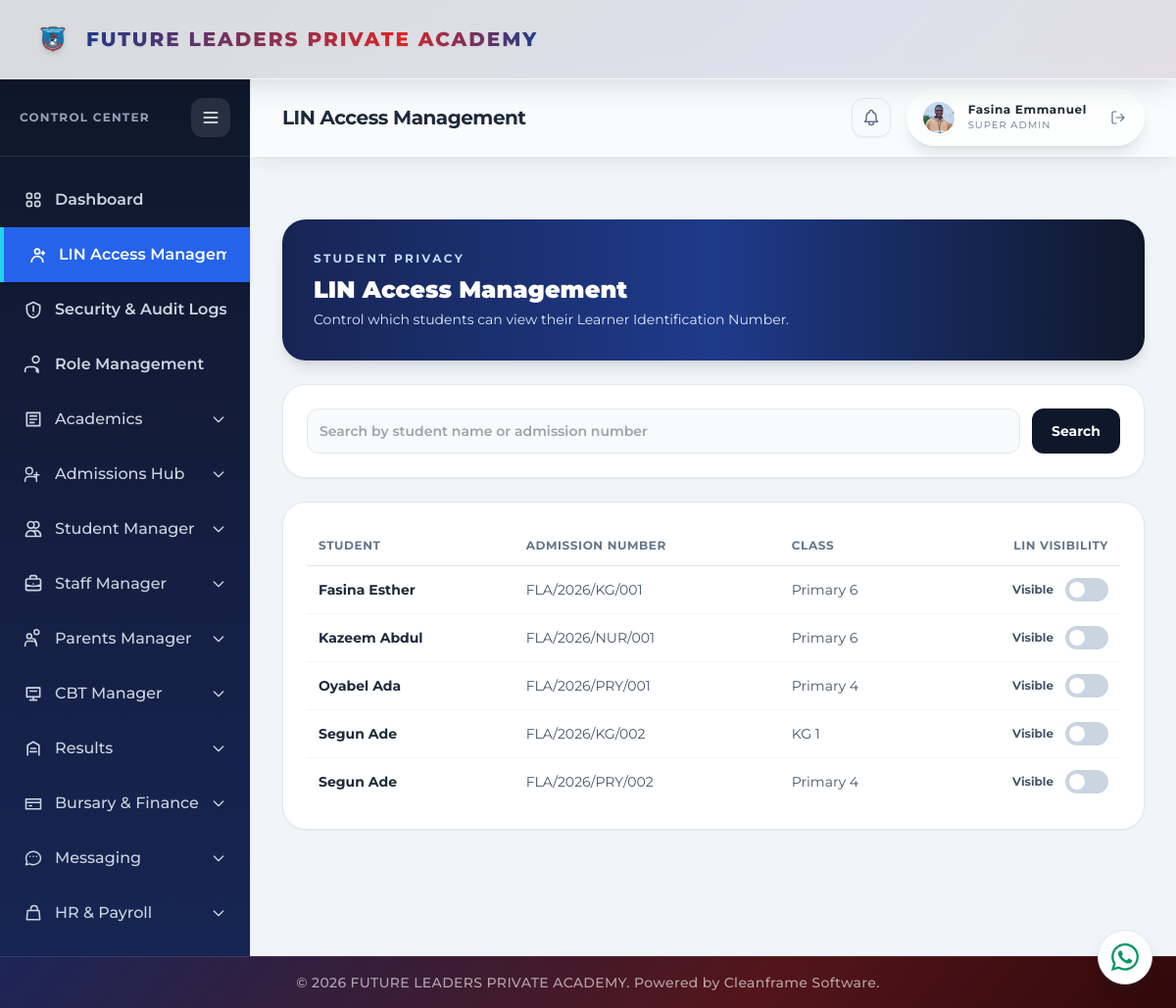
The app's page /lin-access-management/ (signed in) with its own data.
### portal/models.py (models this page shows, shortened)
class Student(models.Model):
    SEX_CHOICES = [
        ('Male', 'Male'),
        ('Female', 'Female'),
    ]
    PROGRAM_CHOICES = [
        ('Kindergarten (KG)', 'Kindergarten (KG)'),
        ('Nursery (NUR)', 'Nursery (NUR)'),
        ('Primary (PRY)', 'Primary (PRY)'),
    ]
    RELIGION_CHOICES = [
        ('Christianity', 'Christianity'),
        ('Islam', 'Islam'),
        ('Other', 'Other'),
    ]
    STATUS_CHOICES = [
        ('Active', 'Active'),
        ('Student', 'Student'),
        ('Transferred', 'Transferred'),
        ('Expelled', 'Expelled'),
        ('Graduated', 'Graduated'),
    ]
    student_id = models.CharField(max_length=100, unique=True, blank=True)
    lin = models.CharField(max_length=50, unique=True, blank=True, null=True)
    is_lin_visible = models.BooleanField(default=False)
    first_name = models.CharField(max_length=50)
    last_name = models.CharField(max_length=50, verbose_name='Surname')
    other_name = models.CharField(max_length=50, blank=True, null=True)
    sex = models.CharField(max_length=100, choices=SEX_CHOICES)
    date_of_birth = models.DateField()
    state_of_origin = models.CharField(max_length=50)
    lga_of_origin = models.CharField(max_length=50)
    program = models.CharField(max_length=50, choices=PROGRAM_CHOICES)
    current_class = models.ForeignKey('ClassRoom', on_delete=models.SET_NULL, null=True, blank=True, related_name='students')
    passport = models.ImageField(upload_to='student_passports/', max_length=255, blank=True, null=True)
    physically_challenged = models.BooleanField(default=False)
    phone_number = models.CharField(max_length=100, blank=True, null=True)
    religion = models.CharField(max_length=100, choices=RELIGION_CHOICES, blank=True, null=True)
    email = models.EmailField(blank=True, null=True)
    status = models.CharField(max_length=100, choices=STATUS_CHOICES, default='Student')
    date_enrolled = models.DateField(auto_now_add=True)
    consecutive_absence_flag = models.BooleanField(default=False)
    teacher_comment = models.TextField(blank=True, default='')
    parent = models.ForeignKey('Parent', on_delete=models.SET_NULL, null=True, blank=True, related_name='children')
    user = models.OneToOneField(settings.AUTH_USER_MODEL, on_delete=models.SET_NULL, null=True, blank=True, related_name='student_record')

class ClassRoom(models.Model):
    SECTION_CHOICES = [
        ('KG', 'Kindergarten'),
        ('Nursery', 'Nursery'),
        ('Primary', 'Primary'),
    ]
    name = models.CharField(max_length=50, unique=True)  # e.g., "Primary 4", "KG 2"
    section = models.CharField(max_length=100, choices=SECTION_CHOICES)
    level_number = models.IntegerField(null=True, blank=True) # e.g., 1, 2, 3, 4, 6 (skipping 5)
    sequence = models.IntegerField(null=True, blank=True)
    is_terminal = models.BooleanField(default=False)
    next_class = models.ForeignKey('self', on_delete=models.SET_NULL, null=True, blank=True, related_name='previous_classes')
    class_teacher = models.ForeignKey('Teacher', on_delete=models.SET_NULL, null=True, blank=True, related_name='assigned_class')

### portal/views.py (the view)
# urls.py: path('lin-access-management/', views.lin_access_management_view, name='lin_access_management'),
@login_required(login_url='login')
@user_passes_test(is_admin_user, login_url='dashboard')
def lin_access_management_view(request):
    if request.method == 'POST':
        student = get_object_or_404(Student, pk=request.POST.get('student_id'))
        student.is_lin_visible = request.POST.get('is_lin_visible') == '1'
        student.save(update_fields=['is_lin_visible'])
        return JsonResponse({'ok': True, 'is_lin_visible': student.is_lin_visible})
    query = request.GET.get('q', '').strip()
    students = Student.objects.order_by('last_name', 'first_name', 'student_id')
    if query:
        students = students.filter(
            Q(first_name__icontains=query)
            | Q(last_name__icontains=query)
            | Q(student_id__icontains=query)
        )
    return render(request, 'portal/lin_access_management.html', {'students': students, 'query': query})

### portal/context_processors.py (called while the page is built)
def _portal_name_parts(user):
    for relation_name in ('teacher_record', 'student_record', 'parent_record'):
        record = getattr(user, relation_name, None)
        if record:
            first_name = (getattr(record, 'first_name', '') or '').strip()
            last_name = (getattr(record, 'last_name', '') or '').strip()
            if first_name or last_name:
                return first_name, last_name
    return user.first_name.strip(), user.last_name.strip()

def _portal_picture_url(user):
    candidates = [
        getattr(getattr(user, 'account_profile', None), 'profile_picture', None),
        getattr(getattr(user, 'student_record', None), 'passport', None),
        getattr(getattr(user, 'teacher_record', None), 'passport', None),
    ]
    for picture in candidates:
        if picture:
            try:
                if picture.storage.exists(picture.name):
                    return picture.url
            except (OSError, ValueError):
                continue
    return ''

### portal/views.py (called while the page is built)
def is_admin_user(user):
    profile = getattr(user, 'account_profile', None)
    return (
        user.is_superuser
        or getattr(profile, 'role', '').lower() == 'admin'
        or getattr(profile, 'role', '').lower() == 'principal'
        or user.groups.filter(name__iexact='Admin').exists()
        or user.groups.filter(name__iexact='Principal').exists()
    )

### portal/templates/portal/lin_access_management.html (shortened to what this page needs)
{% extends 'portal/base.html' %}
{% block page_title %}LIN Access Management{% endblock %}
{% block content %}
<div class="mx-auto max-w-7xl space-y-6 py-8">
  <header class="rounded-3xl bg-gradient-to-r from-blue-950 via-blue-900 to-slate-900 p-8 text-white shadow-lg"><p class="text-xs font-bold uppercase tracking-[0.2em] text-blue-200">Student Privacy</p><h1 class="mt-2 text-2xl font-black">LIN Access Management</h1><p class="mt-1 text-sm text-blue-100">Control which students can view their Learner Identification Number.</p></header>
  <section class="rounded-3xl border border-slate-200 bg-white p-6 shadow-sm"><form method="get" class="flex flex-col gap-3 sm:flex-row"><label class="sr-only" for="lin-search">Search students</label><input id="lin-search" name="q" value="{{ query }}" placeholder="Search by student name or admission number" class="w-full rounded-xl border border-slate-200 bg-slate-50 p-3 text-sm font-semibold text-slate-800 transition focus:border-blue-500 focus:bg-white focus:outline-none focus:ring-4 focus:ring-blue-500/10"><button class="rounded-xl bg-slate-900 px-5 py-3 text-sm font-bold text-white transition hover:bg-slate-700">Search</button></form></section>
  <section class="overflow-x-auto rounded-3xl border border-slate-200 bg-white p-6 shadow-sm"><input type="hidden" id="lin-csrf-token" value="{{ csrf_token }}"><table class="w-full min-w-[640px] text-left text-sm"><thead><tr class="border-b border-slate-200 text-xs uppercase tracking-wider text-slate-500"><th class="p-3">Student</th><th class="p-3">Admission Number</th><th class="p-3">Class</th><th class="p-3 text-right">LIN Visibility</th></tr></thead><tbody>{% for student in students %}<tr class="border-b border-slate-100 last:border-0"><td class="p-3 font-bold text-slate-800">{{ student.last_name }} {{ student.first_name }}</td><td class="p-3 font-mono text-slate-600">{{ student.student_id }}</td><td class="p-3 text-slate-600">{% if student.current_class %}{{ student.current_class.name }}{% else %}Unassigned{% endif %}</td><td class="p-3 text-right"><label class="inline-flex cursor-pointer items-center gap-3"><span class="text-xs font-bold text-slate-600">Visible</span><input type="checkbox" class="lin-toggle peer sr-only" data-student-id="{{ student.pk }}" {% if student.is_lin_visible %}checked{% endif %}><span class="relative h-6 w-11 rounded-full bg-slate-300 transition after:absolute after:left-1 after:top-1 after:h-4 after:w-4 after:rounded-full after:bg-white after:transition-all peer-checked:bg-blue-600 peer-checked:after:translate-x-5"></span></label></td></tr>{% empty %}<tr><td colspan="4" class="p-10 text-center text-slate-500">No students match this search.</td></tr>{% endfor %}</tbody></table></section>
</div>
{% endblock %}

### portal/static/portal/css/global.css (style rules this page uses)
html, body, body *, button, input, select, textarea, optgroup { font-family: 'Montserrat' !important; }
html { font-synthesis: none; overflow-x: hidden; }
body { overflow-x: hidden; overflow-wrap: normal; }
:is(.rounded-full, .status-badge, .exam-status-badge, span[class*='rounded-lg']) { white-space: nowrap; overflow-wrap: normal; }

### records on screen
Student: last_name "Fasina", first_name "Esther", student_id "FLA/2026/KG/001", current_class.name "Primary 6"
Student: last_name "Kazeem", first_name "Abdul", student_id "FLA/2026/NUR/001", current_class.name "Primary 6"
Student: last_name "Oyabel", first_name "Ada", student_id "FLA/2026/PRY/001", current_class.name "Primary 4"
Student: last_name "Segun", first_name "Ade", student_id "FLA/2026/KG/002", current_class.name "KG 1"
Student: last_name "Segun", first_name "Ade", student_id "FLA/2026/PRY/002", current_class.name "Primary 4"

### other values on screen
{{ portal_display_name }} "Fasina Emmanuel"
